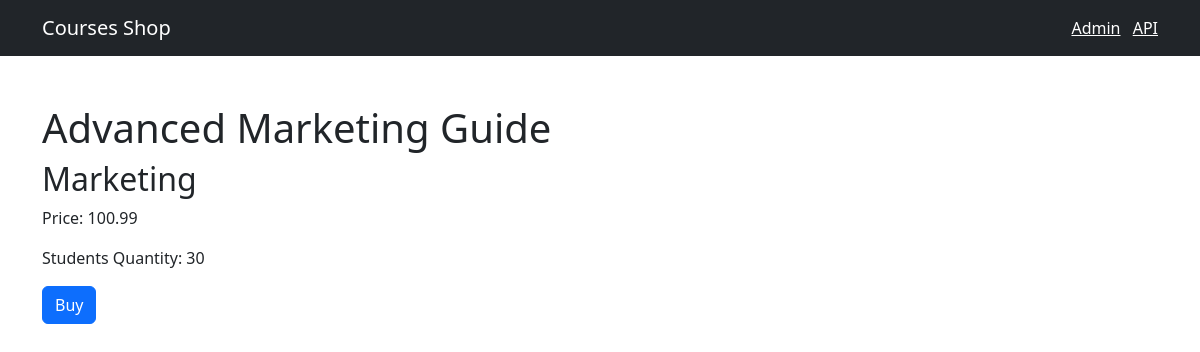
The app's page /8/ with its own data.
### shop/models.py (models this page shows, shortened)
class Course(models.Model):
    title = models.CharField(max_length=300)
    price = models.FloatField()
    students_qty = models.IntegerField()
    reviews_qty = models.IntegerField()
    category = models.ForeignKey(Category, on_delete=models.CASCADE)
    created_at = models.DateTimeField(default=timezone.now)

class Category(models.Model):
    title = models.CharField(max_length=255)
    created_at = models.DateTimeField(default=timezone.now)
    def __str__(self):
        return self.title

### shop/views.py (the view)
# urls.py: path('<int:course_id>/', views.single_course, name='single_course')
def single_course(request, course_id):
    course = get_object_or_404(Course, pk=course_id)
    return render(request, 'shop/single_course.html', {'course': course})

### templates/shop/single_course.html (shortened to what this page needs)
{% extends 'base.html'%}
{% block content %}
<h1 class="mt-5">{{ course.title }}</h1>
<h2>{{ course.category }}</h2>
<p>Price: {{ course.price }}</p>
<p>Students Quantity: {{ course.students_qty }}</p>
<button class="btn btn-primary">Buy</button>
{% endblock %}

### records on screen
Course: title "Advanced Marketing Guide", category "Marketing", price "100.99", students_qty "30"
